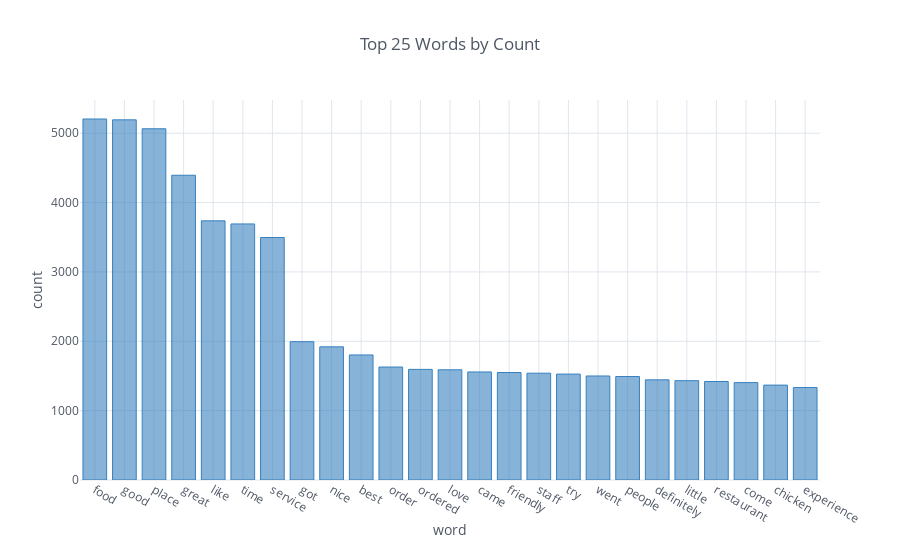

The notebook cell saved with this chart:
### Code cell
#top 25 words by count
word_count_df = pd.DataFrame(Counter(all_text).most_common(25), columns=['Word', 'Count']).set_index('Word')
word_count_plot = word_count_df.iplot(kind='bar', 
                                      asFigure=True, 
                                      xTitle='word', 
                                      yTitle='count', 
                                      title='Top 25 Words by Count',
                                      color='blue')

iplot(cf.iplot(word_count_plot, legend=False))

### Figure 1 — Plotly figure (JSON) as saved in the notebook; plotly's stock layout.template omitted (floating-point values rounded to 4 significant figures)
{"data": [{"marker": {"color": "rgba(55, 128, 191, 0.6)", "line": {"color": "rgba(55, 128, 191, 1.0)", "width": 1}}, "name": "Count", "orientation": "v", "text": "", "type": "bar", "uid": "261be5", "x": ["food", "good", "place", "great", "like", "time", "service", "got", "nice", "best", "order", "ordered", "love", "came", "friendly", "staff", "try", "went", "people", "definitely", "little", "restaurant", "come", "chicken", "experience"], "y": [5205, 5193, 5064, 4394, 3737, 3692, 3496, 1994, 1920, 1803, 1629, 1595, 1589, 1558, 1550, 1540, 1527, 1500, 1492, 1444, 1432, 1420, 1404, 1368, 1333]}], "layout": {"autosize": true, "legend": {"bgcolor": "#FFFFFF", "font": {"color": "#4D5663"}}, "paper_bgcolor": "#FFFFFF", "plot_bgcolor": "#FFFFFF", "showlegend": false, "title": "Top 25 Words by Count", "titlefont": {"color": "#4D5663"}, "xaxis": {"autorange": true, "gridcolor": "#E1E5ED", "range": [-0.5, 24.5], "showgrid": true, "tickfont": {"color": "#4D5663"}, "title": "word", "titlefont": {"color": "#4D5663"}, "type": "category", "zerolinecolor": "#E1E5ED"}, "yaxis": {"autorange": true, "gridcolor": "#E1E5ED", "range": [0, 5479.0], "showgrid": true, "tickfont": {"color": "#4D5663"}, "title": "count", "titlefont": {"color": "#4D5663"}, "type": "linear", "zerolinecolor": "#E1E5ED"}}}
